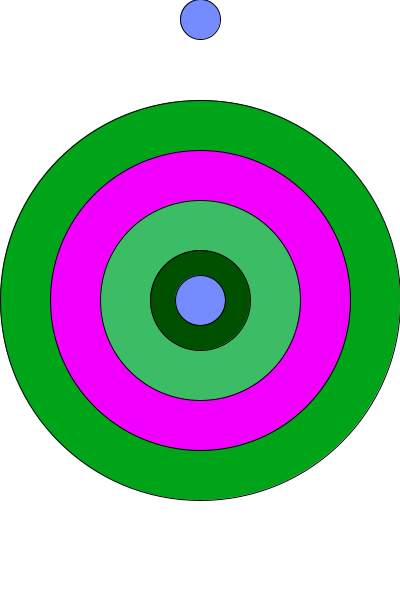
Frame 1 (no input)
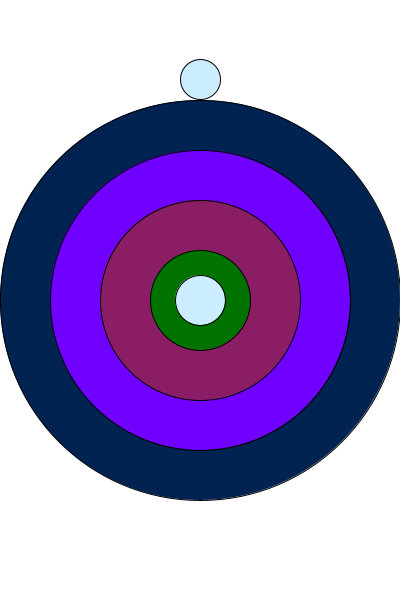
Frame 60 (the mouse pressed at the canvas centre just before this capture)
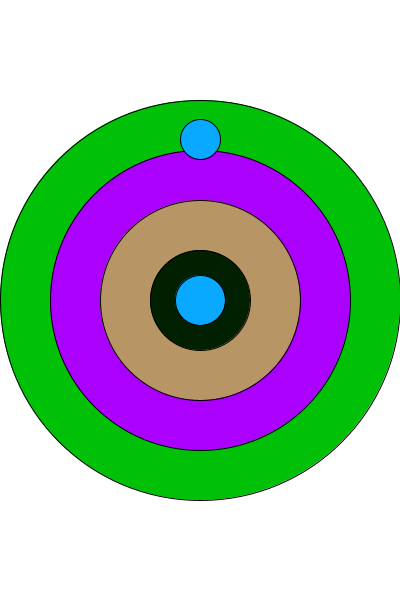
Frame 120 (the mouse held since frame 60 and released just before this capture)

The Processing sketch that drew these frames (run headless with seeded random() and noise(); from frame 60 on, the mouse is pressed at the canvas centre):

// Processing sketch: processing_62455
// ── processing_62455.pde

float radius;
float ballY;
float ySpeed;

void setup() {
  size(400, 600);
  background(255, 255, 255);
  smooth();
  frameRate(60);
    // initialize the variables:
  radius = 20;
  ballY = radius;
  ySpeed = 1;
}

void draw()
{
  background(255);

  fill(random (0), random(255), random (100));
  ellipse( width/2, height/2, 400, 400 );
  fill(random (255), random(0), (255));
  ellipse( width/2, height/2, 300, 300 );
  fill(random (255), random(220), 100);
  ellipse( width/2, height/2, 200, 200 );
  fill(random (0), random(255), 0);
  ellipse( width/2, height/2, 100, 100 );
  fill(random (255), random(255), (255));
  ellipse( width/2, height/2, 50, 50 );



//  fill(255, 0, 0);

  // If ball is at the bottom:
  if (ballY >= height-radius )
  {
    ballY = height-radius;
    ySpeed = ySpeed * (5) ;
  }

  // If ball is at the top:
  if (ballY <= radius )
  {
    ballY = radius;
    ySpeed = ySpeed * (-1) ;
  }

  ballY = ballY + ySpeed;
  ellipse( width/2, ballY, radius*2, radius*2 );
  println(ballY);
}
